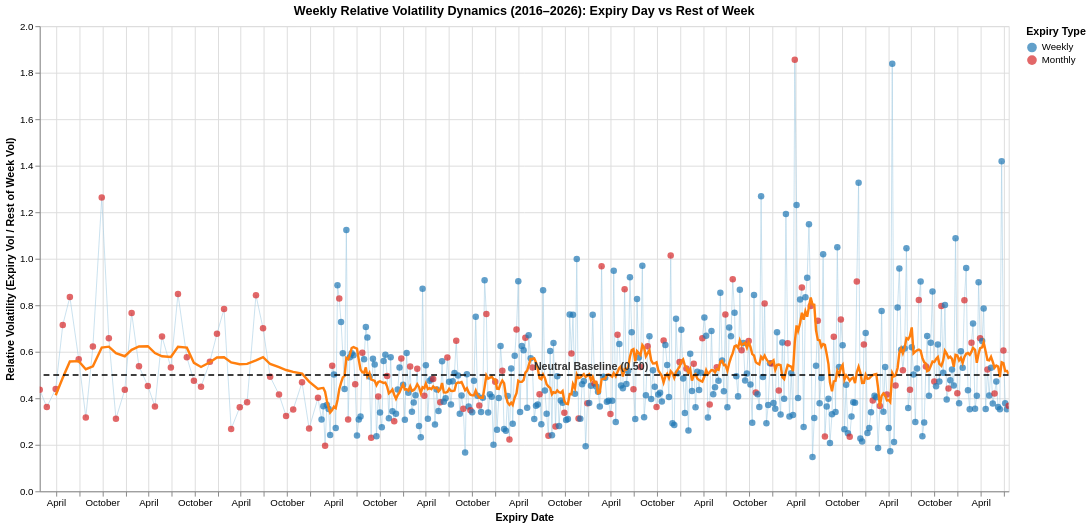

This figure's notebook cell:
### Markdown cell above
## 5. Visualizing Weekly Relative Volatility Trend (Altair)

We plot the **Weekly Relative Volatility** over time to visually inspect structural trends and regimes:

* **Points**: Each weekly expiry day (color-coded by `Expiry_Type`: Monthly vs Weekly).
* **Orange Line**: 12-week moving average of Relative Volatility (smoothing short-term noise to reveal underlying trend).
* **Dashed Black Line at $y = 0.50$**: The theoretical neutral parity threshold. Values above $0.50$ indicate that the expiry day realized more volatility than an average non-expiry day in that week.
* **Interactive**: Use click & drag to pan horizontally across time, or scroll to zoom in/out (e.g. to examine 2023–2025 closely). Hover over any point to view exact dates, ratios, and expiry details.

### Code cell
import altair as alt

# 1. Prepare plotting dataframe
plot_df = weekly_df.copy()
# Ensure Date is timestamp for Altair time-scale
plot_df['Date'] = pd.to_datetime(plot_df['Expiry_Date'])

# Calculate 12-week rolling moving average of relative volatility
plot_df['Relative_Vol_GK_12w_MA'] = plot_df['Relative_Vol_GK'].rolling(12, min_periods=3).mean()

# 2. Base scatter points for each expiry day
points = alt.Chart(plot_df).mark_circle(size=45, opacity=0.7).encode(
    x=alt.X('Date:T', title='Expiry Date'),
    y=alt.Y('Relative_Vol_GK:Q', title='Relative Volatility (Expiry Vol / Rest of Week Vol)'),
    color=alt.Color(
        'Expiry_Type:N',
        scale=alt.Scale(domain=['Weekly', 'Monthly'], range=['#1f77b4', '#d62728']),
        title='Expiry Type'
    ),
    tooltip=[
        alt.Tooltip('Date:T', title='Expiry Date', format='%Y-%m-%d'),
        alt.Tooltip('Expiry_Day:N', title='Day of Week'),
        alt.Tooltip('Expiry_Type:N', title='Expiry Type'),
        alt.Tooltip('Relative_Vol_GK:Q', title='Relative Vol (Garman-Klass)', format='.3f'),
        alt.Tooltip('Relative_Vol_Range:Q', title='Relative Vol (Range)', format='.3f'),
        alt.Tooltip('Relative_Vol_GK_12w_MA:Q', title='12-Week MA', format='.3f'),
        alt.Tooltip('Non_Expiry_Count:Q', title='Non-Expiry Days in Week')
    ]
)

# 3. Connecting line between weekly points
line = alt.Chart(plot_df).mark_line(color='#a6cee3', strokeWidth=1, opacity=0.6).encode(
    x='Date:T',
    y='Relative_Vol_GK:Q'
)

# 4. 12-Week Moving Average Trend Line
trend_line = alt.Chart(plot_df).mark_line(color='#ff7f0e', strokeWidth=2.5).encode(
    x='Date:T',
    y=alt.Y('Relative_Vol_GK_12w_MA:Q', title='')
)

# 5. Theoretical Neutral Parity Line (y = 0.50)
parity_rule = alt.Chart(pd.DataFrame({'y': [0.50]})).mark_rule(
    color='black',
    strokeDash=[6, 4],
    strokeWidth=1.5
).encode(
    y='y:Q'
)

# Parity annotation text
parity_text = alt.Chart(pd.DataFrame({'y': [0.50], 'text': ['Neutral Baseline (0.50)']})).mark_text(
    align='left',
    dx=10,
    dy=-8,
    color='#333333',
    fontSize=11,
    fontWeight='bold'
).encode(
    y='y:Q',
    text='text:N'
)

# Combine layers and set interactive properties
chart = (line + points + trend_line + parity_rule + parity_text).properties(
    title='Weekly Relative Volatility Dynamics (2016–2026): Expiry Day vs Rest of Week',
    width=1000,
    height=480
).interactive()

chart

### Figure 1 — Vega-Lite specification as saved in the notebook (floating-point values rounded to 4 significant figures; data arrays with more than 128 entries replaced by an {"elided": "..."} marker saying what was removed)
{"config": {"view": {"continuousWidth": 300, "continuousHeight": 300}}, "layer": [{"mark": {"type": "line", "color": "#a6cee3", "opacity": 0.6, "strokeWidth": 1}, "encoding": {"x": {"field": "Date", "type": "temporal"}, "y": {"field": "Relative_Vol_GK", "type": "quantitative"}}, "name": "view_eb028b887c7249ae_0"}, {"mark": {"type": "circle", "opacity": 0.7, "size": 45}, "encoding": {"color": {"field": "Expiry_Type", "scale": {"domain": ["Weekly", "Monthly"], "range": ["#1f77b4", "#d62728"]}, "title": "Expiry Type", "type": "nominal"}, "tooltip": [{"field": "Date", "format": "%Y-%m-%d", "title": "Expiry Date", "type": "temporal"}, {"field": "Expiry_Day", "title": "Day of Week", "type": "nominal"}, {"field": "Expiry_Type", "title": "Expiry Type", "type": "nominal"}, {"field": "Relative_Vol_GK", "format": ".3f", "title": "Relative Vol (Garman-Klass)", "type": "quantitative"}, {"field": "Relative_Vol_Range", "format": ".3f", "title": "Relative Vol (Range)", "type": "quantitative"}, {"field": "Relative_Vol_GK_12w_MA", "format": ".3f", "title": "12-Week MA", "type": "quantitative"}, {"field": "Non_Expiry_Count", "title": "Non-Expiry Days in Week", "type": "quantitative"}], "x": {"field": "Date", "title": "Expiry Date", "type": "temporal"}, "y": {"field": "Relative_Vol_GK", "title": "Relative Volatility (Expiry Vol / Rest of Week Vol)", "type": "quantitative"}}}, {"mark": {"type": "line", "color": "#ff7f0e", "strokeWidth": 2.5}, "encoding": {"x": {"field": "Date", "type": "temporal"}, "y": {"field": "Relative_Vol_GK_12w_MA", "title": "", "type": "quantitative"}}}, {"data": {"name": "data-56e8450a96e5483e8a99fd90422daa8f"}, "mark": {"type": "rule", "color": "black", "strokeDash": [6, 4], "strokeWidth": 1.5}, "encoding": {"y": {"field": "y", "type": "quantitative"}}}, {"data": {"name": "data-b4bda1544c38cf044b99ab5f471cdbc2"}, "mark": {"type": "text", "align": "left", "color": "#333333", "dx": 10, "dy": -8, "fontSize": 11, "fontWeight": "bold"}, "encoding": {"text": {"field": "text", "type": "nominal"}, "y": {"field": "y", "type": "quantitative"}}}], "data": {"name": "data-a1bac18a8f559ec847c0b0314087ad92"}, "height": 480, "params": [{"name": "param_1e9efca18e7a2868", "select": {"type": "interval", "encodings": ["x", "y"]}, "bind": "scales", "views": ["view_eb028b887c7249ae_0"]}], "title": "Weekly Relative Volatility Dynamics (2016–2026): Expiry Day vs Rest of Week", "width": 1000, "$schema": "https://vega.github.io/schema/vega-lite/v6.4.1.json", "datasets": {"data-a1bac18a8f559ec847c0b0314087ad92": {"elided": "426 records"}, "data-56e8450a96e5483e8a99fd90422daa8f": [{"y": 0.5}], "data-b4bda1544c38cf044b99ab5f471cdbc2": [{"y": 0.5, "text": "Neutral Baseline (0.50)"}]}}
